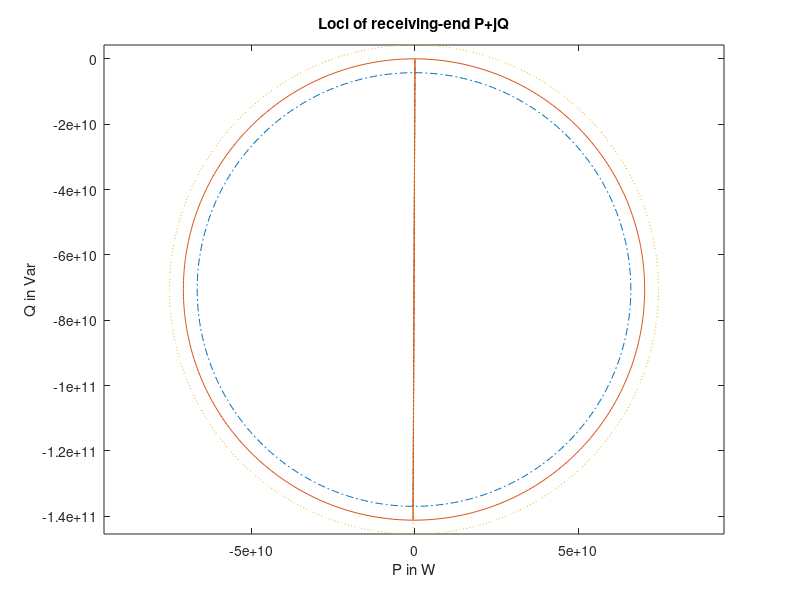

The MATLAB source for this figure:
% M-file for Project 1 on line parameters and circuit models 
%  in Chapter 3

% m1.m determines the RLC parameters of the line from its physical
%  description and then computes
%  the ABCD matrix and the circuit parameters of the 
%  series RL, nominal pi and equivalent pi model of the line. 
% It computes and plot the receiving-end real and reactive power
% circle diagram of the line assuming that the voltage magnitude
% at the sending- and receiving-end are kept constant.

% input constant
epso = 8.854e-12; % permittivity of free space in F/m 
muo = 4e-7*pi; % permeability of free space in H/m 
we = 2*pi*60 ; % system frequency in rad/sec

% input conductor spacings, length, and resistance
D12p = 7.772; % conductor spacing in m
D1p2 = 6.858; % conductor spacing in m
radc = 4.4755e-2/2; % envelope radius of conductor in m
GMRc = 1.6276e-2; % GMR of conductor in m
d = 160 % length of line in m

s = (D12p- D1p2)/2; % conductor spacing of bundle in m
D12 = D12p+s; % conductor spacing in m
D12eq = (D12*D12*D12p*D1p2)^(1/4);
D23eq = D12eq;
D13eq = ((D12+D1p2)*(D12+D12p)*(D12p+D1p2)^2)^(1/4);
GMD = (D12eq*D23eq*D13eq)^(1/3);
GMR = sqrt(GMRc*s);
GMR1 = sqrt(radc*s);

% RLC per m of line
r = 0.02896e-3/2 % resistance per meter length of phase bundle
l = (muo/2*pi)*log(GMD/GMR) % inductance per meter length
c = 2*pi*epso/log(GMD/GMR1) % capacitance per meter length

% series RL circuit model parameters 
R = r*d;
L = l*d;
Z = R + j*we*L;
ABCD_RL = [ 1  Z; 0. 1 ] 

% nominal pi circuit model parameters 
Cby2 = c*(d/2); 
Yby2 = j*we*Cby2; 
Y = j*we*Cby2*2; 
ABCD_nompi = [ (1 + Z*Yby2) Z; Y*(1+Z*Y/4) (1+Z*Yby2)] 

% equivalent pi circuit model parameters
gamma = sqrt((r + j*we*l)*j*we*c);
Zc = sqrt((r + j*we*l)/(j*we*c));
gammad = gamma*d;
ABCD_eqpi=[cosh(gammad) Zc*sinh(gammad);sinh(gammad)/Zc cosh(gammad)]

% receiving-end condition
PR = 120e6/3; % per phase receiving-end power in W
VR = 345e3/sqrt(3); % receiving-end phase voltage in rms V used as ref
pfR = 0.9; % pf of load at receiving end  
sinphiR = -sqrt(1-pfR*pfR);%sine of pf angle, neg for lagging 
SR = PR*(1 - j*sinphiR/pfR)% per phase complex load power
IR = conj(SR/VR) % receiving-end current

% compute sending-end condition
VIS_RL = ABCD_RL*[VR; IR]
SS_RL = VIS_RL(1)*conj(VIS_RL(2)) % per phase sending-end complex power
pfS_RL  = cos(angle(SS_RL))
VS_RL = abs(VIS_RL(1))
IS_RL = abs(VIS_RL(2))
VIS_nompi = ABCD_nompi*[VR; IR]
SS_nompi = VIS_nompi(1)*conj(VIS_nompi(2)) % per phase complex power
pfS_nompi  = cos(angle(SS_nompi))
VS_nompi = abs(VIS_nompi(1))
IS_nompi = abs(VIS_nompi(2))
VIS_eqpi = ABCD_eqpi*[VR; IR]
SS_eqpi = VIS_eqpi(1)*conj(VIS_eqpi(2)) % per phase complex power
pfS_eqpi  = cos(angle(SS_eqpi))
VS_eqpi = abs(VIS_eqpi(1))
IS_eqpi = abs(VIS_eqpi(2))

% Locus of PQ at receiving-end with changing angle of VS 
% while the magnitude of VS and VR held fixed 
% using mag of previous condition as base, and +- 3% about base  
clf; clear figure window
VS_mag = (0.94:0.06:1.06)*real(VIS_eqpi(1));% create VS angle array
del_VS = (-1:1/180:1)*pi; % create row array for VS angle
inmag = 0 % initialize magnitude index
indel = 0 % initialize angle index
for VSm = VS_mag % external for loop to step through VS mag values
inmag = inmag + 1;
for del = del_VS % internal for loop to step through VS angle values 
indel = indel + 1;
VS = VSm*exp(j*del); % compose fixed magnitude VS phasor 
IR = (VS - ABCD_eqpi(1,1)*VR)/ABCD_eqpi(1,2);
SR(inmag,indel) = VR*conj(IR); % save complex power value for plotting
end % end of for del loop
end % end of for Vsm loop

% plot PQ locus
plot(real(SR(1,:)),imag(SR(1,:)),'-.', real(SR(2,:)),imag(SR(2,:)),'-', real(SR(3,:)), imag(SR(3,:)),':'); 
title('Loci of receiving-end P+jQ')
xlabel('P in W');
ylabel('Q in Var');
axis('square'); % set for square plot
axis('equal'); % equal scaling for both axis 
